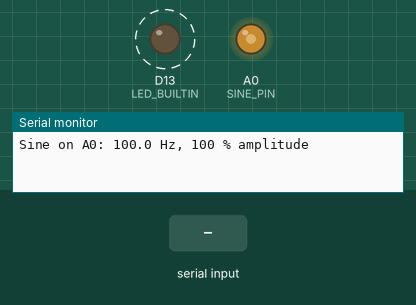
This sketch was run on a simulated Arduino Zero (SAMD21). Shown: output pins drawn as LEDs (lit = HIGH), the last lines printed to the serial monitor. Dashed ring = blinking. Inputs (shaded band) come from the test bench.

Above: at 1.2 s.
1.3 s: "f90\n" received over Serial
4.3 s: "f,45\n" received over Serial
At 4.76 s:
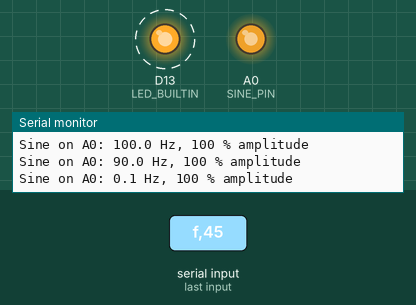
7.3 s: "90,45\n" received over Serial
At 9.8 s:
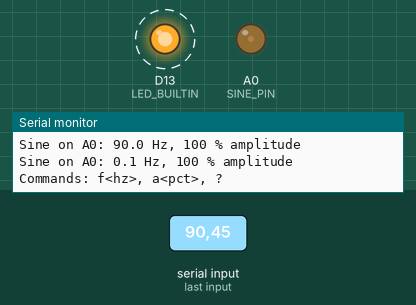
13.3 s: "F90\n" received over Serial
16.3 s: "90\n" received over Serial
Timing chart, 0 to 17.8 s (numbered marks = the images above; inputs shaded):
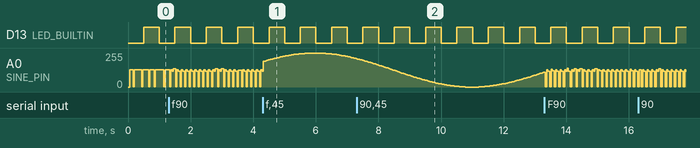

Measured:
- by itself, D13 (LED_BUILTIN): alternates HIGH for 0.50 s and LOW for 0.50 s

The sketch:

STM32F405_FeatherTest.ino
```cpp
// STM32F405_FeatherTest -- sine wave on A0 using the on-chip DAC
//
// Board: Adafruit Feather STM32F405 (STM32duino core)
//   Tools > Board            : Generic STM32F4 series
//   Tools > Board part number: Adafruit Feather STM32F405
//   Tools > USB support      : CDC (generic 'Serial' supersede U(S)ART)
//   Tools > Upload method    : STM32CubeProgrammer (DFU)
//
// A0 is PA4 = DAC1 channel 1, so this is a real analog output (not PWM).
// Output swings 0..3.3 V around 1.65 V. The DAC output is weak (~15 kohm
// with the buffer off, a few mA with it on) -- buffer it before driving a load.
//
// Serial commands (115200, newline terminated):
//   f<hz>    set frequency, e.g. f250      (0.1 .. 2000 Hz)
//   a<pct>   set amplitude, e.g. a50       (0 .. 100 % of full swing)
//   ?        print current settings

#include <math.h>

const int     SINE_PIN   = A0;
const int     TABLE_SIZE = 256;
const uint16_t DAC_MAX   = 4095;  // 12-bit DAC

uint16_t sineTable[TABLE_SIZE];

float    freqHz       = 100.0f;
float    amplitudePct = 100.0f;
uint32_t phaseInc     = 0;   // 32-bit phase accumulator step per microsecond
uint32_t phase        = 0;
uint32_t lastMicros   = 0;

void buildTable() {
  float amp = (amplitudePct / 100.0f) * (DAC_MAX / 2.0f);
  for (int i = 0; i < TABLE_SIZE; i++) {
    float s = sinf(2.0f * PI * i / TABLE_SIZE);
    sineTable[i] = (uint16_t)lroundf(DAC_MAX / 2.0f + amp * s);
  }
}

void setFrequency(float hz) {
  freqHz = constrain(hz, 0.1f, 2000.0f);
  // phase wraps at 2^32 once per period; advance per microsecond
  phaseInc = (uint32_t)(freqHz * 4294967296.0 / 1000000.0);
}

void printSettings() {
  Serial.print("Sine on A0: ");
  Serial.print(freqHz, 1);
  Serial.print(" Hz, ");
  Serial.print(amplitudePct, 0);
  Serial.println(" % amplitude");
}

void handleSerial() {
  static char buf[16];
  static uint8_t len = 0;
  while (Serial.available()) {
    char c = Serial.read();
    if (c == '\r') continue;
    if (c != '\n') {
      if (len < sizeof(buf) - 1) buf[len++] = c;
      continue;
    }
    buf[len] = '\0';
    len = 0;
    if (buf[0] == 'f' || buf[0] == 'F') {
      setFrequency(atof(buf + 1));
    } else if (buf[0] == 'a' || buf[0] == 'A') {
      amplitudePct = constrain(atof(buf + 1), 0.0f, 100.0f);
      buildTable();
    } else if (buf[0] != '?') {
      Serial.println("Commands: f<hz>, a<pct>, ?");
      continue;
    }
    printSettings();
  }
}

void setup() {
  Serial.begin(115200);
  pinMode(LED_BUILTIN, OUTPUT);
  analogWriteResolution(12);

  buildTable();
  setFrequency(freqHz);
  lastMicros = micros();

  // Wait briefly for a serial monitor so the banner isn't lost
  uint32_t t0 = millis();
  while (!Serial && millis() - t0 < 2000) {}
  printSettings();
}

void loop() {
  uint32_t now = micros();
  phase += phaseInc * (now - lastMicros);
  lastMicros = now;

  analogWrite(SINE_PIN, sineTable[phase >> 24]);  // top 8 bits index the table

  handleSerial();

  // Heartbeat so you can tell the sketch is running
  static uint32_t lastBlink = 0;
  if (millis() - lastBlink >= 500) {
    lastBlink = millis();
    digitalWrite(LED_BUILTIN, !digitalRead(LED_BUILTIN));
  }
}
```
